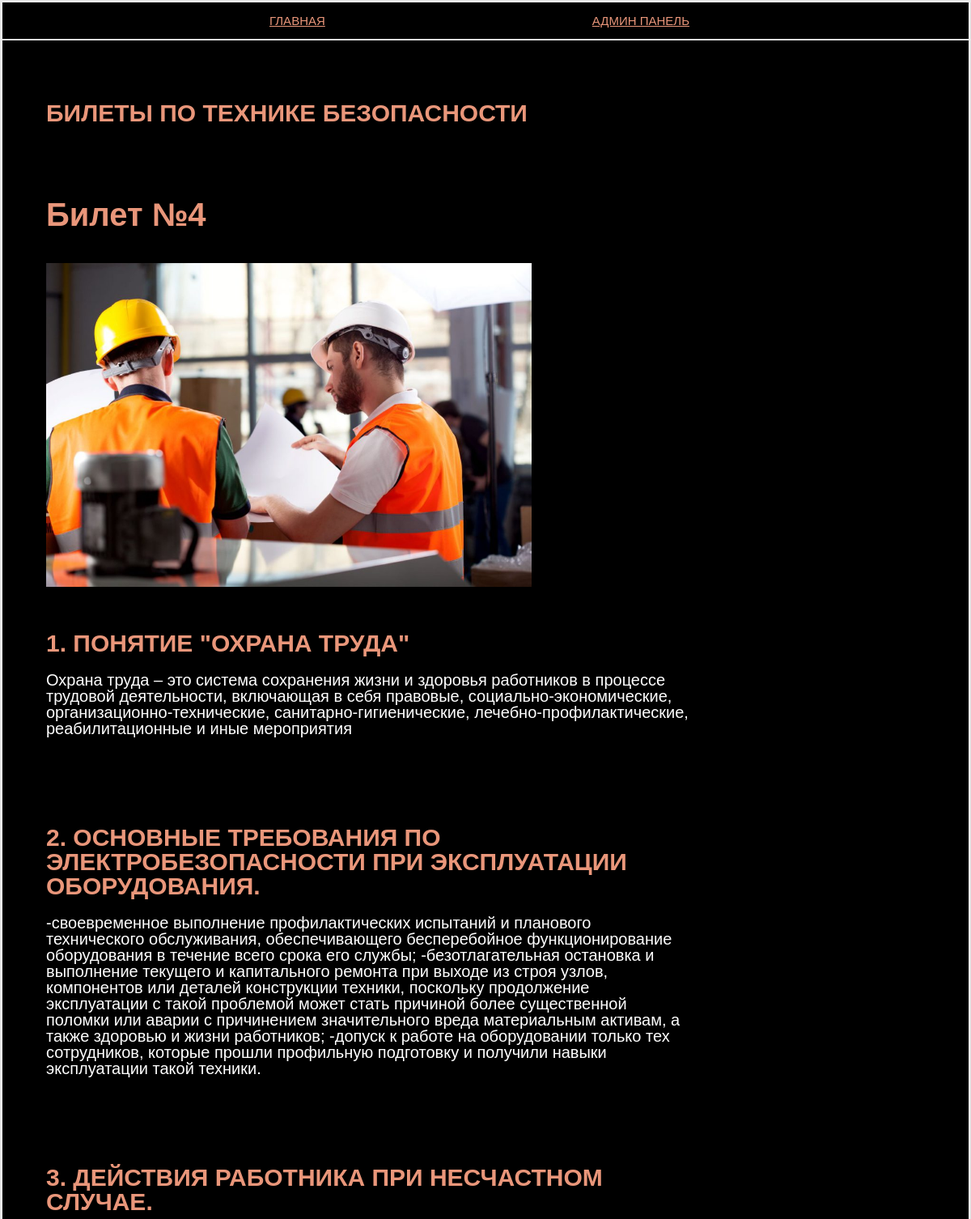
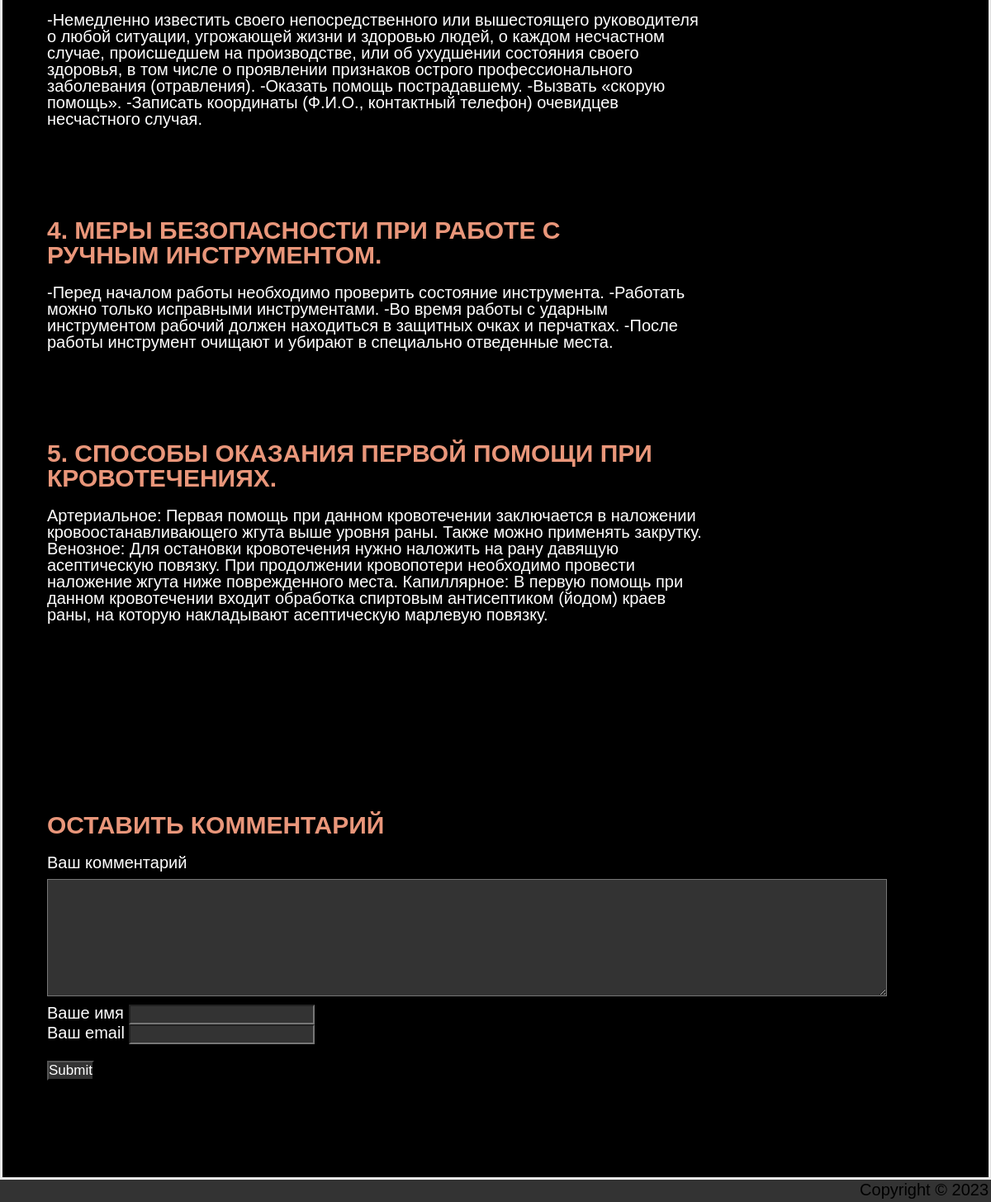
The page /ticket_4/ on the database its author committed (2 pictures, top to bottom).
### tickets/models.py (models this page shows, shortened)
class Ticket(models.Model):
    objects = None
    slug = models.SlugField(max_length=250, unique=True, db_index=True)
    title = models.CharField('Номер билета', max_length=100)
    author = models.CharField('Автор', max_length=100)
    date = models.DateField('Дата публикации')
    img = models.ImageField('Изображение', upload_to='image/%Y')
    class Meta:
        verbose_name = 'Билет'
        verbose_name_plural = 'Билеты'

class Question(models.Model):
    text_questions = models.TextField('Текст вопроса')
    question = models.ForeignKey(Ticket, verbose_name='Публикация', on_delete=models.CASCADE)
    img = models.ImageField('Изображение', upload_to='image/%Y', blank=True)
    class Meta:
        verbose_name = 'Вопрос'
        verbose_name_plural = 'Вопросы'

class Answer(models.Model):
    text_answer = models.TextField('Текст ответа')
    answer = models.ForeignKey(Question, verbose_name='Публикация', on_delete=models.CASCADE)
    class Meta:
        verbose_name = 'Ответ'
        verbose_name_plural = 'Ответы'
    def __str__(self):
        return f'{self.text_answer}'

### tickets/views.py (the view)
# urls.py: path('<slug:ticket_slug>/', views.TicketDetail.as_view(), name='ticket'),
class TicketDetail(View):
    def get(self, request, ticket_slug):
        ticket = Ticket.objects.get(slug=ticket_slug)
        return render(request, 'site_tb/question.html', {'ticket': ticket})

### templates/site_tb/question.html (shortened to what this page needs)
{% load static %}
<html>
<head>
	<link rel="stylesheet" href="{% static 'css/style.css' %}" type="text/css" media="all" />
</head>
<body>
<div class="shell">
	<div class="border">
		<div id="navigation">
			<ul class="active">
			    <li><a href="/">Главная</a></li>
			    <li><a href="/admin">Админ панель</a></li>
			</ul>
		</div>
		<div id="main">
			<div id="content">
				<div class="projects">
					<h3>Билеты по технике безопасности</h3>
					<div class="item">
					    <div class="image left">
							<h1>{{ ticket.title }}</h1>
							<br>
							<img src="{{ ticket.img.url }}" width="100%"/>
					    </div>
					    <div class="text left">
							{% for I in ticket.question_set.all %}
						<h3>{{ I.text_questions }}</h3>
							{{ I.answer_set.get }}
						<br><p>{{ text_answer }}</p>
                            {% endfor %}
						</div>
				    </div>
			    </div>
			<div class="form-comment">
				<h3>Оставить комментарий</h3>
				<div>
					<form action="{% url 'add_comments' ticket.id %}" method="post">
						<div class="comment-title">
							<label>Ваш комментарий</label>
						</div>
						<div><textarea name="text_comments" rows="7" cols="100"></textarea></div>
						<div class="comment-name">
							<label>Ваше имя</label>
							<input type="text" name="name" >
						</div>
						<div class="comment-mail">
							<label>Ваш email</label>
							<input type="email" name="email">
						</div>
						<div class="submit">
							<input type="submit">
						</div>
					</form>
				</div>
			</div>
			</div>
		</div>
	<div id="footer">
		<p class="copy right">Copyright &copy;  2023 </p>
	</div>
	</div>
</div>
</body>
</html>

### static/css/style.css (style rules this page uses)
* { margin: 0; padding: 0; outline:0; }
body { font-size: 20px; line-height: 20px; font-family: Georgia, Arial, Helvetica, Sans-Serif; color: #ffffff; background: #333; }
a { color: #E9967A; }
input, textarea, select { font-family: Arial, Helvetica, sans-serif; font-size: 17px; color: white; background: #333; }
textarea { overflow:auto; }
.left, .alignleft { float: left; display: inline; }
.right, .alignright { float: right; display: inline; }
.shell { background-color: black; width: 1200px; margin: 0 auto; }
.border { border: 3px solid #e8e8e8; background: #000000; position: relative; }
#navigation { height: 45px; border-bottom: 2px solid #dbdbdb; }
#navigation ul { list-style: none; }
#navigation ul li { float: left; height: 43px; font-size: 15px; line-height: 45px; text-transform: uppercase; }
#navigation ul li a { float: left; height: 43px; color: #E9967A; padding: 0 0 0 330px; }
#main { width: 800px; padding: 50px 24px 17px 24px; }
#main h3 { font-size: 30px; line-height: 30px; color: #E9967A; text-transform: uppercase; padding: 5px 50px 10px 0; }
#content { width: 1000px; }
.projects { padding: 20px 0 0 30px; }
.projects h1 { color: #E9967A; margin: 5% 0; }
.projects h3 { margin: 0 0 10px 0; }
.projects .item { margin: 50px 0 20px 0; padding: 10px 0 0 0; }
.projects .image { width: 600px; height: 400px; padding: 0 0 50px; }
.projects .text { width: 800px; padding: 100px 0 50px; }
.projects .text h3 { font-size: 22px; line-height: 25px; color: #333; text-transform: uppercase; }
.projects .text p { padding: 100px 100px 5px 20px; }
#footer { font-family: Arial, sans-serif; font-size: 20px; line-height: 30px; color: #000000; }
.form-comment { padding: 50px 0 0 30px; }
.form-comment .comment-title { padding: 10px 0 10px 0; }
.form-comment .comment-name { padding: 10px 0 0 0; }
.form-comment .submit { padding: 20px 0 100px 0; }

### rows shown on the page
Ticket: title "Билет №4", img (picture)
Question: text_questions "1. ПОНЯТИЕ \"ОХРАНА ТРУДА\"", answer_set.get "Охрана труда – это система сохранения жизни и здоровья работников в процессе трудовой деятельности, включающая в себя правовые, социально-экономические, организационно-технические, санитарно-гигиенические, лечебно-профилактические, реабилитационные и иные мероприятия"
Question: text_questions "2. ОСНОВНЫЕ ТРЕБОВАНИЯ ПО ЭЛЕКТРОБЕЗОПАСНОСТИ ПРИ ЭКСПЛУАТАЦИИ ОБОРУДОВАНИЯ.", answer_set.get "-своевременное выполнение профилактических испытаний и планового технического обслуживания, обеспечивающего бесперебойное функционирование оборудования в течение всего срока его службы; -безотлагательная остановка и выполнение текущего и капитального ремонта при выходе из строя узлов, компонентов или деталей конструкции техники, поскольку продолжение эксплуатации с такой проблемой может стать причиной более существенной поломки или аварии с причинением значительного вреда материальным активам, а также здоровью и жизни работников; -допуск к работе на оборудовании только тех сотрудников, которые прошли профильную подготовку и получили навыки эксплуатации такой техники."
Question: text_questions "3. ДЕЙСТВИЯ РАБОТНИКА ПРИ НЕСЧАСТНОМ СЛУЧАЕ.", answer_set.get "-Немедленно известить своего непосредственного или вышестоящего руководителя о любой ситуации, угрожающей жизни и здоровью людей, о каждом несчастном случае, происшедшем на производстве, или об ухудшении состояния своего здоровья, в том числе о проявлении признаков острого профессионального заболевания (отравления). -Оказать помощь пострадавшему. -Вызвать «скорую помощь». -Записать координаты (Ф.И.О., контактный телефон) очевидцев несчастного случая."
Question: text_questions "4. МЕРЫ БЕЗОПАСНОСТИ ПРИ РАБОТЕ С РУЧНЫМ ИНСТРУМЕНТОМ.", answer_set.get "-Перед началом работы необходимо проверить состояние инструмента. -Работать можно только исправными инструментами. -Во время работы с ударным инструментом рабочий должен находиться в защитных очках и перчатках. -После работы инструмент очищают и убирают в специально отведенные места."
Question: text_questions "5. СПОСОБЫ ОКАЗАНИЯ ПЕРВОЙ ПОМОЩИ ПРИ КРОВОТЕЧЕНИЯХ.", answer_set.get "Артериальное: Первая помощь при данном кровотечении заключается в наложении кровоостанавливающего жгута выше уровня раны. Также можно применять закрутку. Венозное: Для остановки кровотечения нужно наложить на рану давящую асептическую повязку. При продолжении кровопотери необходимо провести наложение жгута ниже поврежденного места. Капиллярное: В первую помощь при данном кровотечении входит обработка спиртовым антисептиком (йодом) краев раны, на которую накладывают асептическую марлевую повязку."
